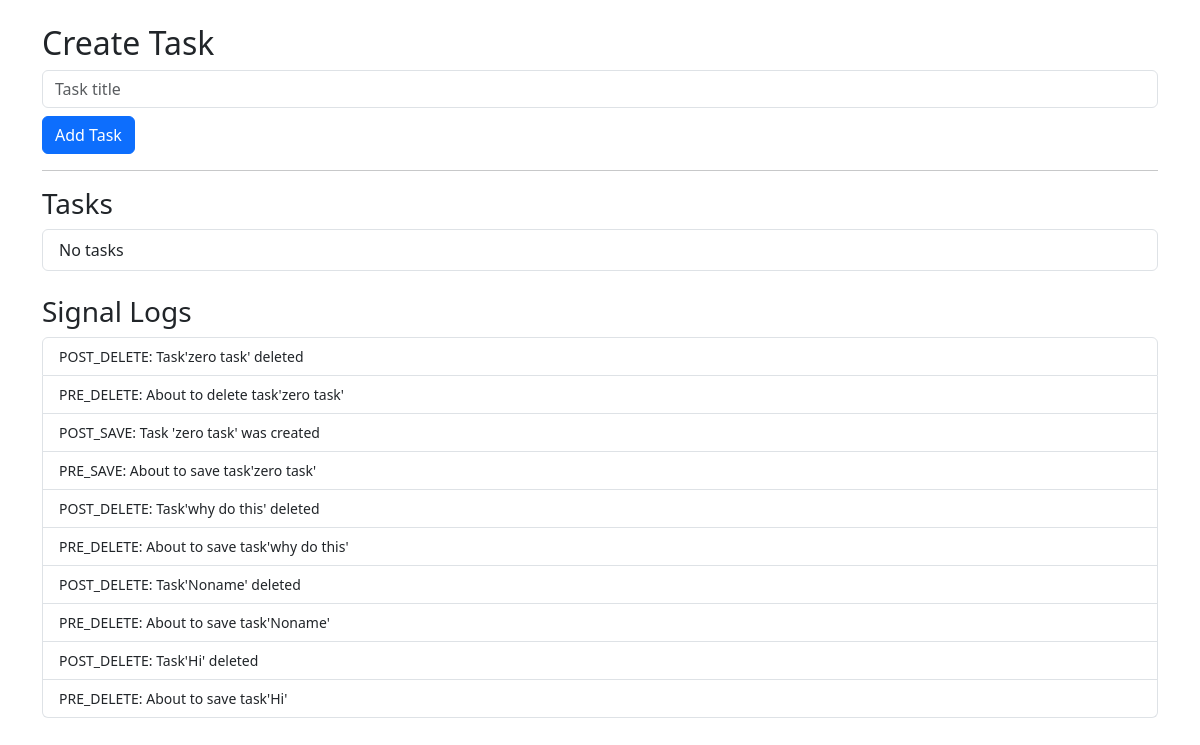
The page / on the database its author committed.
### signals_app/models.py (models this page shows, shortened)
class SignalLog(models.Model):
	message = models.CharField(max_length=200)
	created_at = models.DateTimeField(auto_now_add=True)

### signals_app/views.py (the view)
# urls.py: path('', task_list, name='task_list'),
def task_list(request):
    if request.method == "POST":
        title = request.POST.get("title")
        if title:
            Task.objects.create(title=title)
        return redirect('task_list')
    tasks = Task.objects.all()
    logs = SignalLog.objects.order_by('-created_at')[:10]
    return render(request, 'signals_app/task_list.html', {
        'tasks': tasks,
        'logs': logs
    })

### signals_app/templates/signals_app/task_list.html (shortened to what this page needs)
<!DOCTYPE html>
<html>
<head>
    <link href="https://cdn.jsdelivr.net/npm/bootstrap@5.3.2/dist/css/bootstrap.min.css" rel="stylesheet">
</head>
<body class="container mt-4">
<h2>Create Task</h2>
<form method="POST">
    <input type="text" name="title" class="form-control mb-2" placeholder="Task title">
    <button class="btn btn-primary">Add Task</button>
</form>
<hr>
<h3>Tasks</h3>
<ul class="list-group mb-4">
    {% for task in tasks %}
        <li class="list-group-item d-flex justify-content-between align-items-center">
            {{ task.title }}
            <a href="{% url 'delete_task' task.id %}"
               class="btn btn-sm btn-danger">
               Delete
            </a>
        </li>
    {% empty %}
        <li class="list-group-item">No tasks</li>
    {% endfor %}
</ul>
<h3>Signal Logs</h3>
<ul class="list-group">
    {% for log in logs %}
        <li class="list-group-item small">
            {{ log.message }}
        </li>
    {% endfor %}
</ul>
</body>
</html>

### rows shown on the page
SignalLog: message "POST_DELETE: Task'zero task' deleted"
SignalLog: message "PRE_DELETE: About to delete task'zero task'"
SignalLog: message "POST_SAVE: Task 'zero task' was created"
SignalLog: message "PRE_SAVE: About to save task'zero task'"
SignalLog: message "POST_DELETE: Task'why do this' deleted"
SignalLog: message "PRE_DELETE: About to save task'why do this'"
SignalLog: message "POST_DELETE: Task'Noname' deleted"
SignalLog: message "PRE_DELETE: About to save task'Noname'"
SignalLog: message "POST_DELETE: Task'Hi' deleted"
SignalLog: message "PRE_DELETE: About to save task'Hi'"
